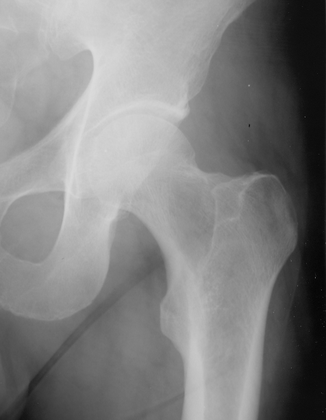
%> input picture Cevap 4/odev3.bmp, 326 x 420 px, shrunk from 476 x 614 before the run
$ octave Cevap_4.m   (GNU Octave 9; MATLAB toolbox functions it lacks are replaced by stand-ins)
%> lines starting %> are read from the running program, lines starting %| are printed output that depends on the picture
clc;
clear all;
close all;
img=imread('odev3.bmp');
%> img is the input picture: size 420x326 uint8; min 3, max 219, mean 129
numofpixels=size(img,1)*size(img,2);
%> numofpixels = 136920

histogram_Image=uint8(zeros(size(img,1),size(img,2)));
freq=zeros(256,1);
probf=zeros(256,1);
probc=zeros(256,1);
cum=zeros(256,1);
output=zeros(256,1);

for i=1:size(img,1)
    for j=1:size(img,2)
        value=img(i,j);
        freq(value+1)=freq(value+1)+1;
        probf(value+1)=freq(value+1)/numofpixels;
    end
end
%> after the loop, freq = 256 values, max 1787 at index 16, min 0 at index 1, mean 534.8; probf = 256 values, max 0.0131 at index 16, min 0 at index 1, mean 0.00391

sum=0;
no_bins=255;

for i=1:size(probf)
   sum=sum+freq(i);
   cum(i)=sum;
   probc(i)=cum(i)/numofpixels;
   output(i)=round(probc(i)*no_bins);
end
%> this loop made 256 passes
%> sum on passes 1 to 3: 0, 0, 0
%> after the loop, cum = 256 values from 0 to 136920; output = 256 values from 0 to 255; probc = 256 values from 0 to 1; sum = 136920

for i=1:size(img,1)
    for j=1:size(img,2)
        histogram_Image(i,j)=output(img(i,j)+1);
    end
end
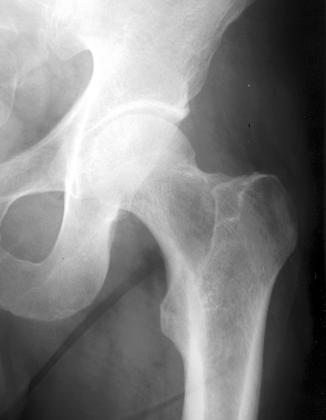
%> histogram_Image: size 420x326 uint8; min 0, max 255, mean 128.3

subplot(2,2,1);imshow(img);title('Orjinal Image');
subplot(2,2,2);imshow(histogram_Image);title('Konstrast Artırılmış Image');
subplot(2,2,3);imhist(img);title('Orjinal Histogram');
subplot(2,2,4);imhist(histogram_Image);title('Konstrast Artırılmış Histogram');
%> after `title('Konstrast Artırılmış Histogram')`:
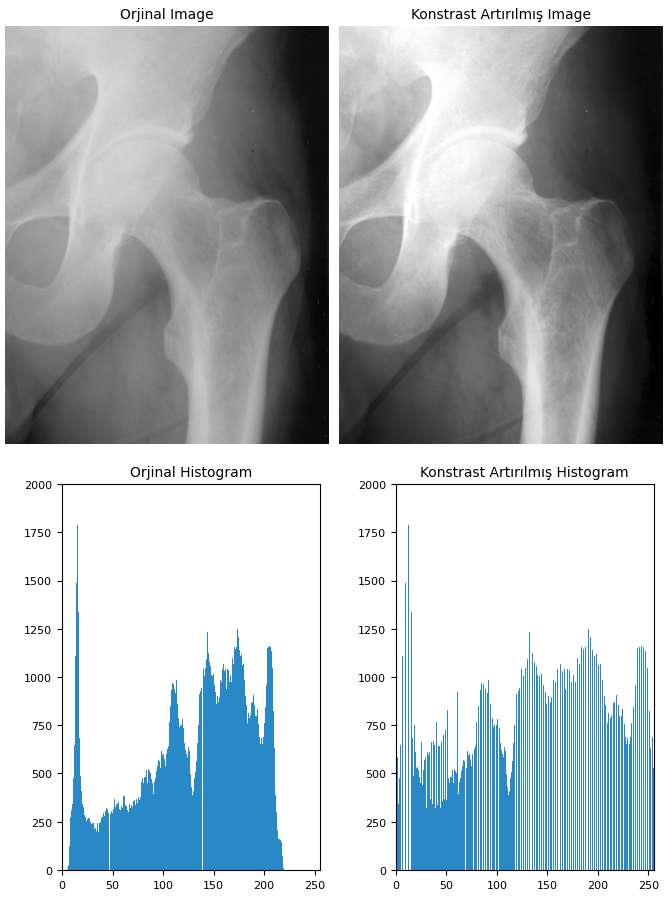
%> figure redrawn from the program's plot data, 4 panels
